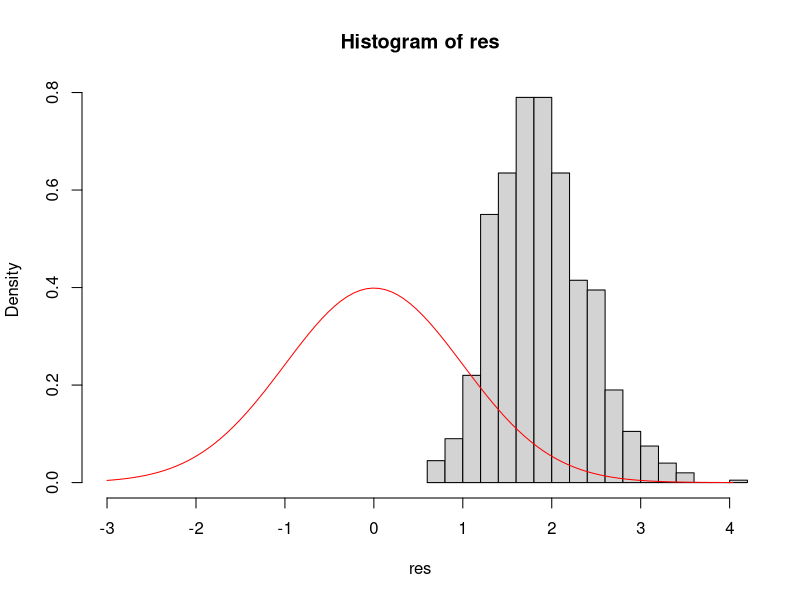

Reproduce this figure in R.
# Inference after model selection.

# This R-code was partly motivated by http://joshualoftus.com/turing/shorttalk.pdf

set.seed(55)
n <- 80
p <- 25
dat <- data.frame(matrix(rnorm(n*p), nrow=n))
dat$y <- rnorm(n)
# note: all columns are uncorrelated Gaussian noise

# step() is used here instead of regsubsets() of package leaps 
model <- step(lm(y ~ ., data=dat), k = log(n))  
# default is backward regression, showing all steps
# k=log(n) gives BIC penalty

# if you don't want to see all the output, use trace=0
model <- step(lm(y ~ ., data=dat), k = log(n), trace = 0)  
print(summary(model)$coefficients, digits = 2)

# We select 4 out of the 25 variables. 
# All p-values are significant at the 5% level.
# But all variables were random noise!!

######

# What is going on?
# Consider analogy with outlier detection:
set.seed(18)
n <- 10
x <- rnorm(n,0,1)
# find maximum absolute value (this is sometimes also done by eye)
(max.x <- max(abs(x)))
# compute p-value: probability of obtaining this value, or something
#   more extreme, from N(0,1) distribution
(p.val <- 2*pnorm(max.x, lower=FALSE))  # significant at alpha=0.05

# Note:
# We used the data to select this particular observation.
# We need to account for this selection.
# One can see this as a hidden multiple testing problem:
#   testing the most extreme one is like testing every observation

# Compare original p-value to alpha/nr tests:
0.05/n # not significant
# or, equivalently, compute bonferroni adjusted p-value
(p.val.bonf <- min(1,n*p.val))

# What is the distribution of max(abs(x)) under H0: X_i ~ N(0,1)?
set.seed(99)
nrep <- 1000
res <- numeric(nrep)
for (i in 1:nrep){
  x <- rnorm(n,0,1)
  res[i] <- max(abs(x))
}
hist(res, breaks=20, freq=FALSE, xlim=c(-3,max(res)))
grid <- seq(from=-3, to=max(res), length=100)
lines(grid, dnorm(grid), col="red")
# N(0,1) is clearly the wrong reference distribution

# Similar phenomenon is going on for model selection:
# We use the data to find "important" variables.
# The regular p-values do not take this selection process into account.

# This is a problem for all model selection techqniques:
#   forward, backward, all subsets, lasso, cross validation, ... 
#   considering transformations of the data, 
#   considering special subsets of observations, ... 
# plays important role in "reproducibility crisis"

######

# simple solution: fit only full model 

set.seed(55)
n <- 80
p <- 25
dat <- data.frame(matrix(rnorm(n*p), nrow=n))
dat$y <- rnorm(n)

fit <- lm(y~., data=dat)
summary(fit)
# note that the overall F-test is not significant =>
#   we would not look at the individual effects 
#   (=multiple testing correction that provides weak FWER control)
# alternatively, one can look at individual p-values and apply 
#   explicit multiple testing correction 
print(summary(fit)$coefficients, digits=2)

# After fitting the full model, it may be tempting to drop 
#   all variables with large p-values. 
# Let's see what happens if we do do this. 
# X1 and X19 have the smallest p-values, so let's omit the other variables, 
#   and refit the model with X1 and X19
fit2 <- lm(y~X1+X19, data=dat)
print(summary(fit2)$coefficients, digits=2)

# Both variables seem highly significant.
# But we performed model selection and picked those variables 
#   because they had the smallest p-values!
# So then of course they seem significant in this model.
# Same story as in outlier case... 

# Another simple solution: sample splitting

dat1 <- dat[1:(n/2),]
dat2 <- dat[(n/2+1):n,]
model <- step(lm(y ~ ., data=dat1), k = log(n), trace = 0)  
print(summary(model)$coefficients, digits = 2)

fit <- lm(y ~ X1+X2+X11+X17+X18+X19+X25, data=dat2)
print(summary(fit)$coefficients, digits=2)
# These are honest p-values
# One should still be aware of multiple testing issues, but 
#   only considering 7 variables rather than 25 this time.

# Pros of sample splitting:
# - easy to understand and implement
# - provides "honest" p-values

# Disadvantages of sample splitting:
# - loss of power
# - reproducibility issues (random splits)
#   => one can do many random splits and aggregate p-values, 
#      see  https://arxiv.org/pdf/0811.2177.pdf

# Keyword for possible further reading:
# post selection inference (posi)

